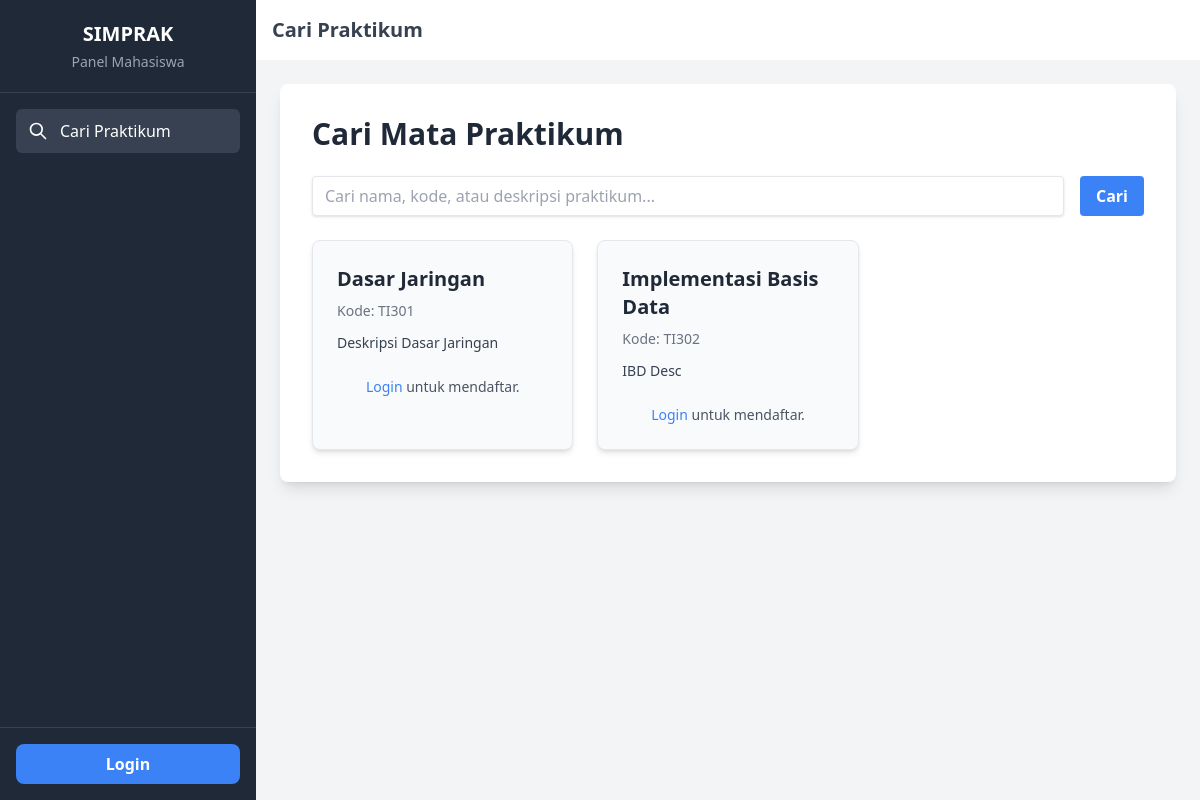
/mahasiswa/cari_praktikum.php, run on the app's committed database.
### tables this page shows
CREATE TABLE `mata_prak` (
  `id` int(11) NOT NULL,
  `nama_prak` varchar(100) NOT NULL,
  `kode_prak` varchar(10) NOT NULL,
  `deskripsi` varchar(255) DEFAULT NULL,
  `is_active` tinyint(1) NOT NULL DEFAULT 1,
  `created_at` timestamp NOT NULL DEFAULT current_timestamp()
);

### mahasiswa/cari_praktikum.php (the view, shortened to what this page needs)
<?php
require_once '../includes/config.php';
$isLoggedIn = isset($_SESSION['user_id']);
$loggedInUserId = $isLoggedIn ? $_SESSION['user_id'] : null;
$userRole = $isLoggedIn ? $_SESSION['role'] : 'guest';
$search_query = $_GET['q'] ?? '';
$praktikum_list = [];
$sql_praktikum = "SELECT id, nama_prak, kode_prak, deskripsi FROM mata_prak WHERE is_active = TRUE";
$stmt_praktikum = $conn->prepare($sql_praktikum);
$stmt_praktikum->execute();
$result_praktikum = $stmt_praktikum->get_result();
while ($row = $result_praktikum->fetch_assoc()) {
    $praktikum_list[] = $row;
}
require_once 'templates/header_mahasiswa.php';
?>
<div class="bg-white p-8 rounded-lg shadow-lg mb-8">
    <h2 class="text-3xl font-bold text-gray-800 mb-6">Cari Mata Praktikum</h2>
    <form action="cari_praktikum.php" method="GET" class="mb-6 flex gap-4">
        <input type="text" name="q" placeholder="Cari nama, kode, atau deskripsi praktikum..."
               value="<?php echo htmlspecialchars($search_query); ?>"
               class="flex-1 shadow appearance-none border rounded py-2 px-3 text-gray-700 leading-tight focus:outline-none focus:shadow-outline">
        <button type="submit" class="bg-blue-500 hover:bg-blue-700 text-white font-bold py-2 px-4 rounded focus:outline-none focus:shadow-outline">Cari</button>
    </form>
    <?php if (empty($praktikum_list)): ?>
        <p class="text-gray-600 text-center py-10">Tidak ada mata praktikum yang ditemukan.</p>
    <?php else: ?>
        <div class="grid grid-cols-1 md:grid-cols-2 lg:grid-cols-3 gap-6">
            <?php foreach ($praktikum_list as $praktikum): ?>
                <div class="bg-gray-50 p-6 rounded-lg shadow-md border border-gray-200">
                    <h3 class="text-xl font-semibold text-gray-800 mb-2"><?php echo htmlspecialchars($praktikum['nama_prak']); ?></h3>
                    <?php if (!empty($praktikum['kode_prak'])): ?>
                        <p class="text-sm text-gray-500 mb-3">Kode: <?php echo htmlspecialchars($praktikum['kode_prak']); ?></p>
                    <?php endif; ?>
                    <p class="text-gray-700 text-sm mb-4"><?php echo nl2br(htmlspecialchars($praktikum['deskripsi'])); ?></p>
                    <?php if ($isLoggedIn && $userRole == 'mahasiswa'): ?>
                        <?php
                            $isRegistered = false;
                            $stmt_check_status = $conn->prepare("SELECT COUNT(*) FROM daftar_prak WHERE user_id = ? AND mata_prak_id = ?");
                            $stmt_check_status->bind_param("ii", $loggedInUserId, $praktikum['id']);
                            $stmt_check_status->execute();
                            $stmt_check_status->bind_result($count_registered);
                            $stmt_check_status->fetch();
                            $stmt_check_status->close();
                            if ($count_registered > 0) {
                                $isRegistered = true;
                            }
                        ?>
                        <?php if ($isRegistered): ?>
                            <button class="bg-gray-300 text-gray-700 px-4 py-2 rounded cursor-not-allowed w-full" disabled>Sudah Terdaftar</button>
                            <a href="detail_praktikum.php?id=<?php echo $praktikum['id']; ?>" class="mt-2 text-blue-500 hover:underline block text-center text-sm">Lihat Detail Praktikum</a>
                        <?php else: ?>
                            <form action="cari_praktikum.php" method="POST">
                                <input type="hidden" name="praktikum_id" value="<?php echo $praktikum['id']; ?>">
                                <button type="submit" class="bg-green-500 hover:bg-green-600 text-white font-bold py-2 px-4 rounded w-full">Daftar Praktikum</button>
                            </form>
                        <?php endif; ?>
                    <?php else: ?>
                        <p class="text-sm text-gray-600 text-center pt-2">
                            <a href="../login.php" class="text-blue-500 hover:underline">Login</a> untuk mendaftar.
                        </p>
                    <?php endif; ?>
                </div>
            <?php endforeach; ?>
        </div>
    <?php endif; ?>
</div>
<?php
require_once 'templates/footer_mahasiswa.php';
?>

### data on the page
mata_prak: nama_prak "Dasar Jaringan", kode_prak "TI301", deskripsi "Deskripsi Dasar Jaringan"
mata_prak: nama_prak "Implementasi Basis Data", kode_prak "TI302", deskripsi "IBD Desc"

### other printed values
$pageTitle "Cari Praktikum"
